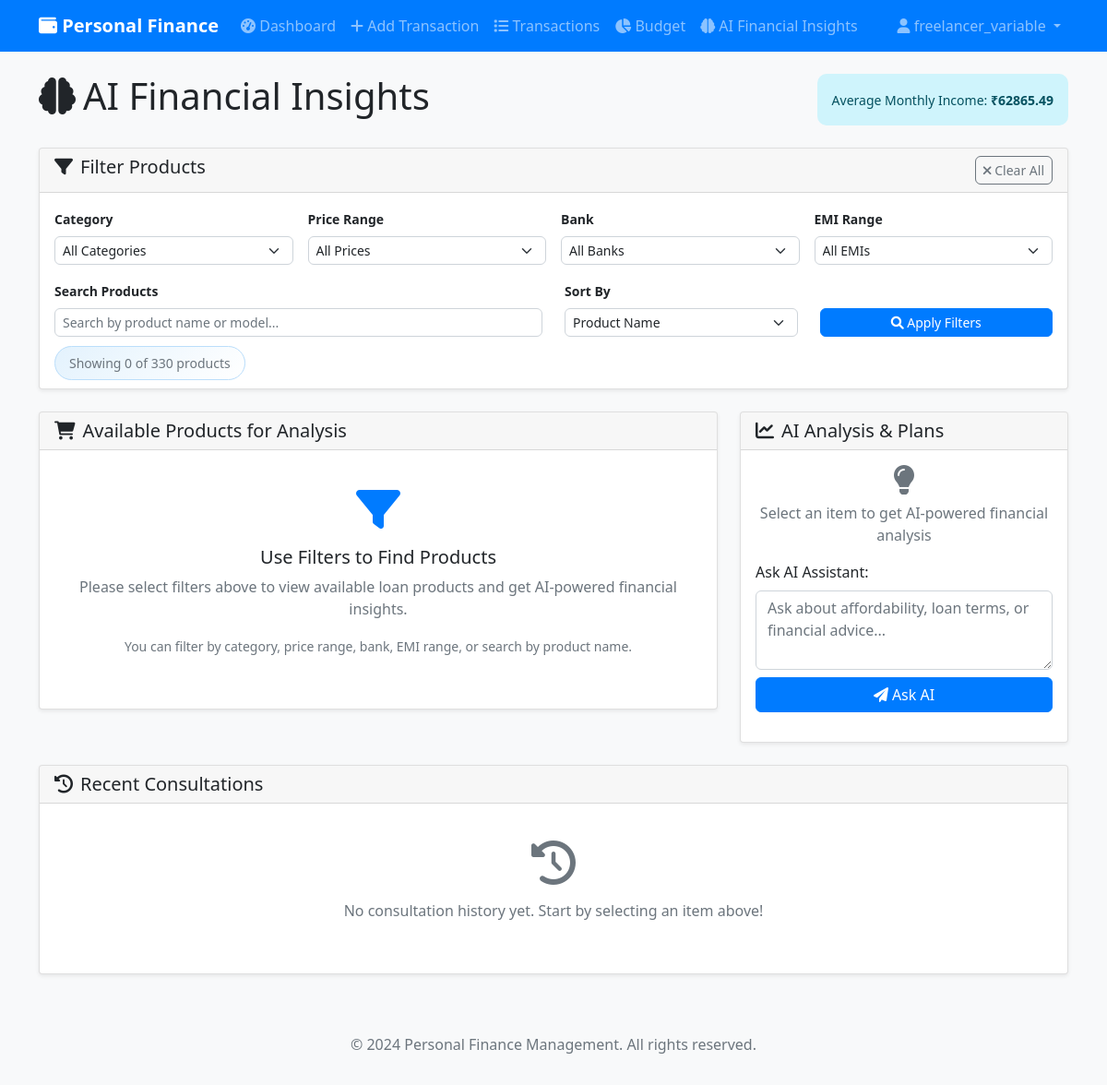
Before: /user/ai-financial-insights/ (signed in) with the older database file.
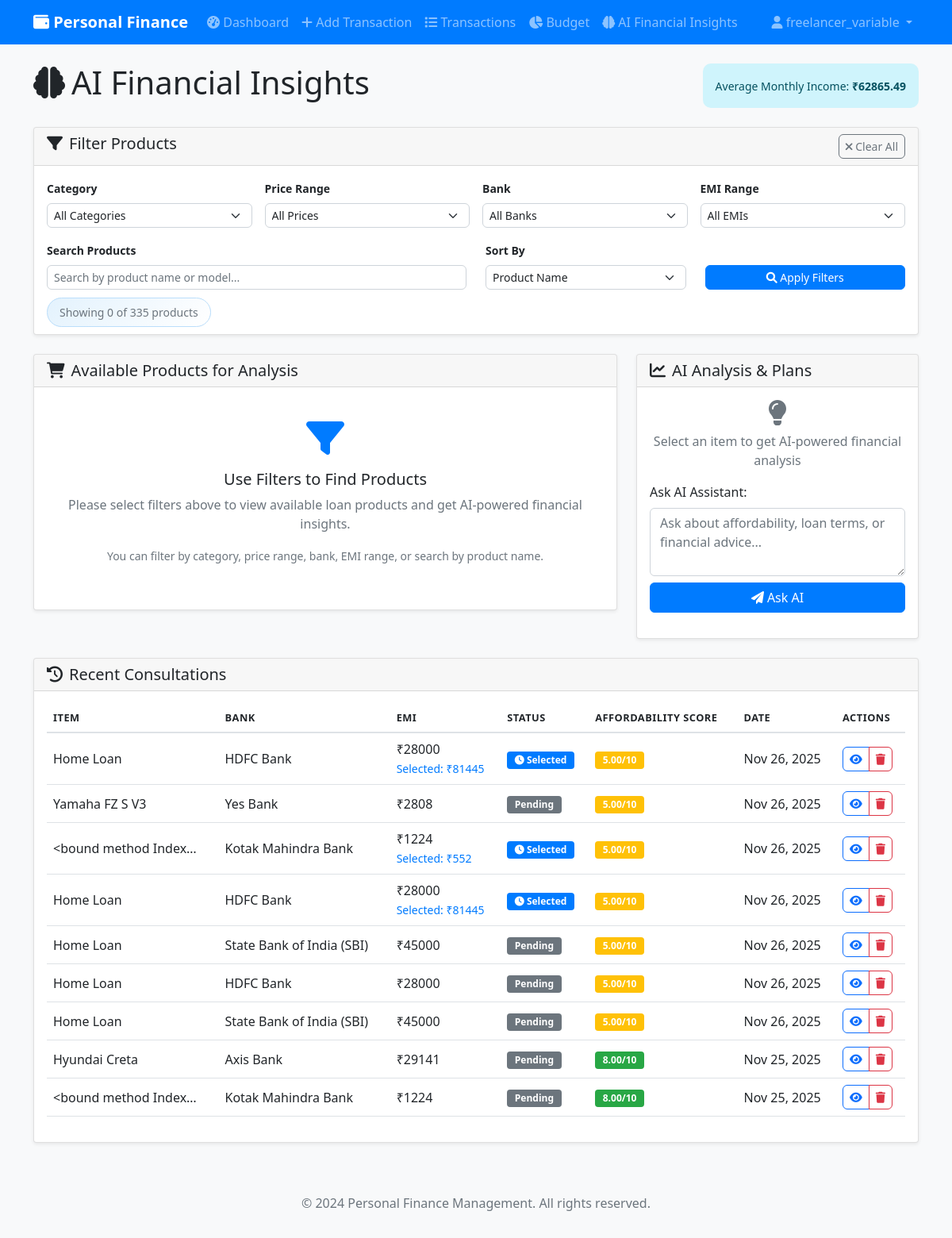
After: the same page with the newer database file.
### user/models.py (models this page shows, shortened)
class AIConsultation(models.Model):
    user = models.ForeignKey(User, on_delete=models.CASCADE)
    selected_item = models.ForeignKey(LoanProduct, on_delete=models.CASCADE, null=True, blank=True)
    user_income = models.DecimalField(max_digits=10, decimal_places=2)
    ai_recommendation = models.TextField()
    affordability_score = models.DecimalField(max_digits=5, decimal_places=2)
    recommended_banks = models.JSONField()  # Store list of recommended banks
    risk_assessment = models.TextField()
    fallback_item_data = models.JSONField(blank=True, null=True)  # Store fallback product details
    selected_plan = models.JSONField(blank=True, null=True)  # Store selected plan details
    activated_plan = models.BooleanField(default=False)  # Track if plan is activated
    plan_start_date = models.DateField(blank=True, null=True)  # When plan was activated
    plan_end_date = models.DateField(blank=True, null=True)  # When plan will end
    monthly_tracking_active = models.BooleanField(default=False)  # If monthly tracking is enabled
    conversation_context = models.JSONField(default=dict, blank=True, null=True)  # Store conversation state
    created_at = models.DateTimeField(auto_now_add=True)
    updated_at = models.DateTimeField(auto_now=True)
    class Meta:
        ordering = ['-created_at']

class LoanProduct(models.Model):
    CATEGORIES = [
        ('two_wheeler', 'Two Wheeler'),
        ('four_wheeler', 'Four Wheeler'),
        ('electronics', 'Electronics'),
        ('home_loan', 'Home Loan'),
        ('personal_loan', 'Personal Loan'),
        ('gold_loan', 'Gold Loan'),
    ]
    item_id = models.CharField(max_length=20)  # Bank identifier
    category = models.CharField(max_length=20, choices=CATEGORIES)
    model_name = models.CharField(max_length=100)
    price = models.DecimalField(max_digits=12, decimal_places=2)
    emi = models.DecimalField(max_digits=10, decimal_places=2)
    bank_name = models.CharField(max_length=100)
    interest_rate = models.DecimalField(max_digits=5, decimal_places=2)
    tenure_months = models.IntegerField()

### user/views.py (the view)
# urls.py: path('ai-financial-insights/', views.ai_financial_insights, name='ai_financial_insights'),
@login_required
def ai_financial_insights(request):
    six_months_ago = datetime.now() - timedelta(days=180)
    income_transactions = Transaction.objects.filter(
        user=request.user,
        transaction_type='income',
        date__gte=six_months_ago
    ).order_by('-date')
    monthly_income = {}
    for transaction in income_transactions:
        month_key = f"{transaction.date.year}-{transaction.date.month}"
        if month_key not in monthly_income:
            monthly_income[month_key] = 0
        monthly_income[month_key] += float(transaction.amount)
    average_monthly_income = sum(monthly_income.values()) / len(monthly_income) if monthly_income else 0
    loan_products = LoanProduct.objects.all()
    consultations = AIConsultation.objects.filter(user=request.user).order_by('-created_at')[:10]
    context = {
        'average_monthly_income': average_monthly_income,
        'loan_products': loan_products,
        'consultations': consultations,
        'monthly_income_data': json.dumps(monthly_income)
    }
    return render(request, 'user/ai_financial_insights.html', context)

### templates/user/ai_financial_insights.html (shortened to what the changed rows need)
{% extends 'base.html' %}
{% block content %}
<div class="row">
    <div class="col-12">
        <div class="d-flex justify-content-between align-items-center mb-4">
            <h1><i class="fas fa-brain me-2"></i>AI Financial Insights</h1>
        </div>
    </div>
</div>
<div class="row mb-4">
    <div class="col-12">
        <div class="card">
            <div class="card-body">
                <div class="mt-3">
                    <small class="text-muted" id="filterResults">
                        Showing <span id="visibleProductsCount">{{ loan_products|length }}</span> of {{ loan_products|length }} products
                    </small>
                </div>
            </div>
        </div>
    </div>
</div>
<div class="row mt-4">
    <div class="col-12">
        <div class="card">
            <div class="card-body" style="max-height: 600px; overflow-y: auto;">
                {% if consultations %}
                <div class="table-responsive">
                    <table class="table table-hover">
                        <thead>
                            <tr>
                                <th>Item</th>
                                <th>Bank</th>
                                <th>EMI</th>
                                <th>Status</th>
                                <th>Affordability Score</th>
                                <th>Date</th>
                                <th>Actions</th>
                            </tr>
                        </thead>
                        <tbody>
                            {% for consultation in consultations %}
                            <tr>
                                <td>
                                    {% if consultation.selected_item %}
                                        {{ consultation.selected_item.model_name|truncatechars:20 }}
                                    {% else %}
                                        {{ consultation.fallback_item_data.model_name|truncatechars:20 }}
                                    {% endif %}
                                </td>
                                <td>
                                    {% if consultation.selected_item %}
                                        {{ consultation.selected_item.bank_name }}
                                    {% else %}
                                        {{ consultation.fallback_item_data.bank_name }}
                                    {% endif %}
                                </td>
                                <td>
                                    {% if consultation.selected_item %}
                                        ₹{{ consultation.selected_item.emi|floatformat:0 }}
                                    {% else %}
                                        ₹{{ consultation.fallback_item_data.emi|floatformat:0 }}
                                    {% endif %}
                                    {% if consultation.selected_plan and consultation.selected_plan.emi %}
                                    <br><small class="text-primary">Selected: ₹{{ consultation.selected_plan.emi|floatformat:0 }}</small>
                                    {% endif %}
                                </td>
                                <td>
                                    {% if consultation.activated_plan %}
                                    <span class="badge bg-success"><i class="fas fa-check"></i> Activated</span>
                                    {% elif consultation.selected_plan %}
                                    <span class="badge bg-primary"><i class="fas fa-clock"></i> Selected</span>
                                    {% else %}
                                    <span class="badge bg-secondary">Pending</span>
                                    {% endif %}
                                </td>
                                <td>
                                    <span class="badge {% if consultation.affordability_score >= 7 %}bg-success{% elif consultation.affordability_score >= 5 %}bg-warning{% else %}bg-danger{% endif %}">
                                        {{ consultation.affordability_score }}/10
                                    </span>
                                </td>
                                <td>{{ consultation.created_at|date:"M d, Y" }}</td>
                                <td>
                                    <div class="btn-group" role="group">
                                        <button class="btn btn-sm btn-outline-primary view-consultation"
                                                data-consultation-id="{{ consultation.id }}"
                                                title="View Details">
                                            <i class="fas fa-eye"></i>
                                        </button>
                                        {% if not consultation.activated_plan %}
                                        <button class="btn btn-sm btn-outline-danger delete-consultation"
                                                data-consultation-id="{{ consultation.id }}"
                                                title="Delete Consultation">
                                            <i class="fas fa-trash"></i>
                                        </button>
                                        {% endif %}
                                    </div>
                                </td>
                            </tr>
                            {% endfor %}
                        </tbody>
                    </table>
                </div>
                {% else %}
                <div class="text-center py-4">
                    <i class="fas fa-history fa-3x text-muted mb-3"></i>
                    <p class="text-muted">No consultation history yet. Start by selecting an item above!</p>
                </div>
                {% endif %}
            </div>
        </div>
    </div>
</div>
{% endblock %}

Changed rows visible on the page:
added AIConsultation: selected_item.model_name "Home Loan", selected_item.bank_name "HDFC Bank", selected_item.emi "28000", selected_plan.emi "81445", activated_plan False (drawn), affordability_score "5.00", created_at "Nov 26, 2025"
added AIConsultation: selected_item.model_name "Yamaha FZ S V3", selected_item.bank_name "Yes Bank", selected_item.emi "2808", activated_plan "Pending", affordability_score "5.00", created_at "Nov 26, 2025"
added AIConsultation: selected_item.model_name "<bound method Index…", selected_item.bank_name "Kotak Mahindra Bank", selected_item.emi "1224", selected_plan.emi "552", activated_plan False (drawn), affordability_score "5.00", created_at "Nov 26, 2025"
added AIConsultation: selected_item.model_name "Home Loan", selected_item.bank_name "HDFC Bank", selected_item.emi "28000", selected_plan.emi "81445", activated_plan False (drawn), affordability_score "5.00", created_at "Nov 26, 2025"
added AIConsultation: selected_item.model_name "Home Loan", selected_item.bank_name "State Bank of India (SBI)", selected_item.emi "45000", activated_plan "Pending", affordability_score "5.00", created_at "Nov 26, 2025"
added AIConsultation: selected_item.model_name "Home Loan", selected_item.bank_name "HDFC Bank", selected_item.emi "28000", activated_plan "Pending", affordability_score "5.00", created_at "Nov 26, 2025"
added AIConsultation: selected_item.model_name "Home Loan", selected_item.bank_name "State Bank of India (SBI)", selected_item.emi "45000", activated_plan "Pending", affordability_score "5.00", created_at "Nov 26, 2025"
added AIConsultation: selected_item.model_name "Hyundai Creta", selected_item.bank_name "Axis Bank", selected_item.emi "29141", activated_plan "Pending", affordability_score "8.00", created_at "Nov 25, 2025"
added AIConsultation: selected_item.model_name "<bound method Index…", selected_item.bank_name "Kotak Mahindra Bank", selected_item.emi "1224", activated_plan "Pending", affordability_score "8.00", created_at "Nov 25, 2025"
Other visible differences:
{{ loan_products|length }}: "330" → "335"
text no longer shown: "No consultation history yet. Start by selecting an item above!"
text now shown: "ITEM BANK EMI STATUS AFFORDABILITY SCORE DATE ACTIONS"
